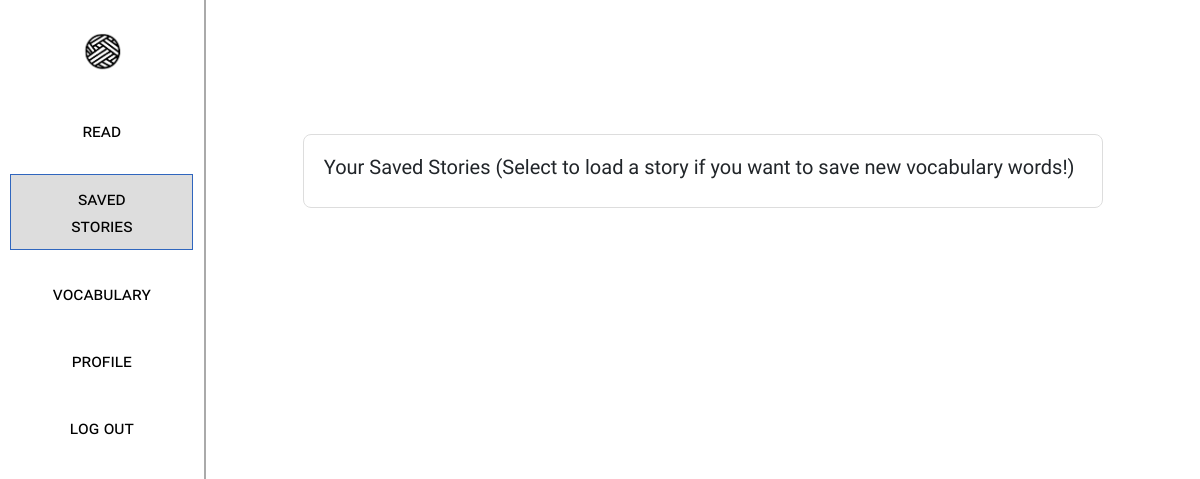
The page /stories (signed in) on the database as committed earlier.
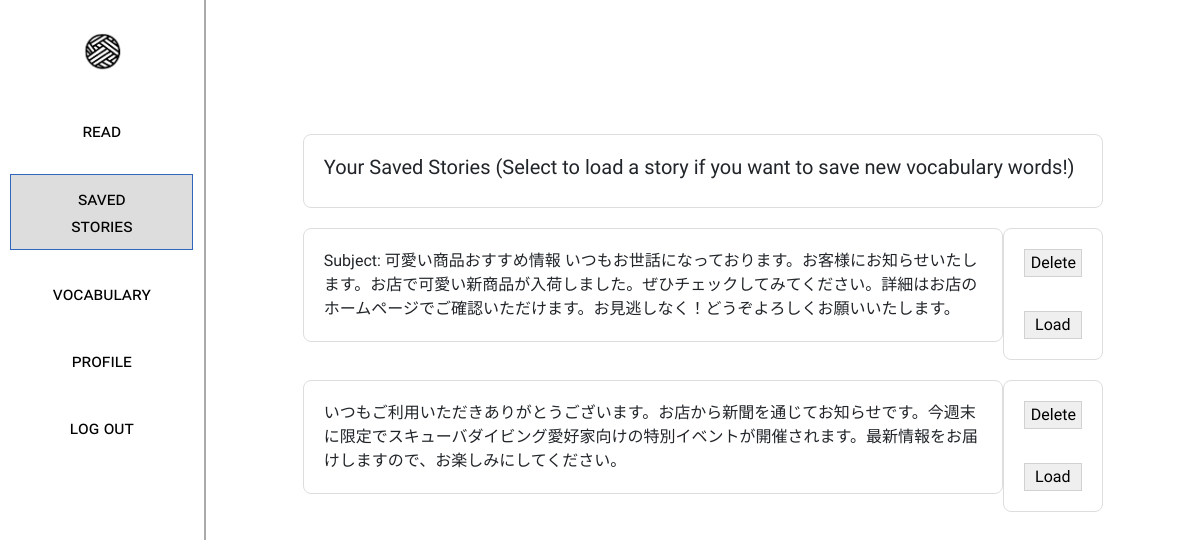
The same page on the database as committed later.
### app.py (models this page shows)
class Story(db.Model):
    id = db.Column(db.Integer, primary_key=True)
    user_id = db.Column(db.Integer, db.ForeignKey('users.id'), nullable=False)
    story = db.Column(db.String(255), nullable=False, unique=True)
    user = db.relationship('User', back_populates='stories')

### app.py (the view)
@app.route('/stories', methods=['GET', 'POST'])
def stories():
    if 'user' not in session:
        return redirect('/login')
    user_id = User.query.filter_by(username=session['user']).first().id
    language = User.query.filter_by(username=session['user']).first().language
    story_query = Story.query.filter_by(user_id=user_id).all()
    if request.method == 'POST':
        if 'load' in request.form:
            session.pop('story', None)
            session['story'] = Story.query.filter_by(id=request.form['load']).first().story
            return redirect('/read')
        elif 'delete' in request.form:
            session.pop('story', None)
            Story.query.filter_by(user_id=user_id, id=request.form['delete']).delete()
            db.session.commit()
            return redirect('/stories')
    else:
        return render_template("stories.html", stories=story_query)

### templates/stories.html (shortened to what the changed rows need)
<!DOCTYPE html>
<html>
<head>
    <link rel="stylesheet" href="../static/styles.css">
    <link href="https://cdn.jsdelivr.net/npm/bootstrap@5.3.0/dist/css/bootstrap.min.css" rel="stylesheet">
</head>
<body>
    <div class="urbanist-main">
        <div style="display:flex; flex-direction: row;">
            <div class="ui" style="width:100%; overflow: scroll; max-height: 100vh; display: inline-block;">
                <div style="flex-direction: column;">
                    <div class="left aligned column main-col" style="max-width: 800px; margin-top: 150px;">
                        <div class="center-container" id="text" style="text-align: left;">
                            <h1 class="huge">Your Saved Stories (Select to load a story if you want to save new vocabulary words!)</h1>
                        </div>
                    </div>
                    <form action="/stories" method="POST">
                        {% for story in stories %}
                            <div style="display: flex;flex-direction: row;height: fit-content;">
                                <div class="left aligned column main-col" style="max-width: 700px; margin-top: 20px;margin-right:0px">
                                    <div class="center-container" style="text-align: left;">
                                            <span>{{ story.story }}</span>
                                    </div>
                                </div>
                                <div class="left aligned column main-col" style="max-width: 100px; margin-top: 20px;margin-left: 0px; height: 100%;">
                                    <div class="center-container" style="text-align: left; display: flex; flex-direction: column;">
                                        <button type="submit" name="delete" value="{{ story.id }}" style="margin-bottom:10px;">Delete</button>
                                        <br>
                                        <button type="submit" name="load" value="{{ story.id }}">Load</button>
                                    </div>
                                </div>
                            </div>
                        {% endfor %}
                    </form>
                </div>
            </div>
        </div>
    </div>
</body>
</html>

Rows that differ between the two databases and show on the page:
added Story: story "Subject: 可愛い商品おすすめ情報 いつもお世話になっております。お客様にお知らせいたします。お店で可愛い新商品が入荷しました。ぜひチェックしてみてください。詳細はお店のホームページでご確認いただけます。お見逃しなく！どうぞよろしくお願いいたします。", {{ story.id }} 1 (drawn)
added Story: story "いつもご利用いただきありがとうございます。お店から新聞を通じてお知らせです。今週末に限定でスキューバダイビング愛好家向けの特別イベントが開催されます。最新情報をお届けしますので、お楽しみにしてください。", {{ story.id }} 2 (drawn)
